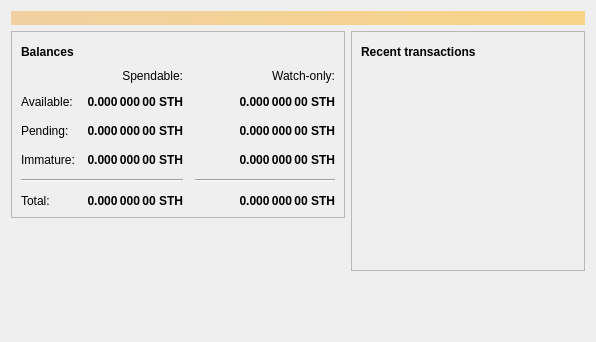
<?xml version="1.0" encoding="UTF-8"?>
<ui version="4.0">
 <class>OverviewPage</class>
 <widget class="QWidget" name="OverviewPage">
  <property name="geometry">
   <rect>
    <x>0</x>
    <y>0</y>
    <width>596</width>
    <height>342</height>
   </rect>
  </property>
  <property name="windowTitle">
   <string>Form</string>
  </property>
  <layout class="QVBoxLayout" name="topLayout">
   <item>
    <widget class="QLabel" name="labelAlerts">
     <property name="visible">
      <bool>false</bool>
     </property>
     <property name="styleSheet">
      <string notr="true">QLabel { background-color: qlineargradient(x1: 0, y1: 0, x2: 1, y2: 0, stop:0 #F0D0A0, stop:1 #F8D488); color:#000000; }</string>
     </property>
     <property name="wordWrap">
      <bool>true</bool>
     </property>
     <property name="margin">
      <number>3</number>
     </property>
     <property name="textInteractionFlags">
      <set>Qt::TextSelectableByMouse</set>
     </property>
    </widget>
   </item>
   <item>
    <layout class="QHBoxLayout" name="horizontalLayout" stretch="1,1">
     <item>
      <layout class="QVBoxLayout" name="verticalLayout_2">
       <item>
        <widget class="QFrame" name="frame">
         <property name="frameShape">
          <enum>QFrame::StyledPanel</enum>
         </property>
         <property name="frameShadow">
          <enum>QFrame::Raised</enum>
         </property>
         <layout class="QVBoxLayout" name="verticalLayout_4">
          <item>
           <layout class="QHBoxLayout" name="horizontalLayout_4">
            <item>
             <widget class="QLabel" name="label_5">
              <property name="font">
               <font>
                <weight>75</weight>
                <bold>true</bold>
               </font>
              </property>
              <property name="text">
               <string>Balances</string>
              </property>
             </widget>
            </item>
            <item>
             <widget class="QPushButton" name="labelWalletStatus">
              <property name="enabled">
               <bool>true</bool>
              </property>
              <property name="maximumSize">
               <size>
                <width>30</width>
                <height>16777215</height>
               </size>
              </property>
              <property name="toolTip">
               <string>The displayed information may be out of date. Your wallet automatically synchronizes with the Shieldcoin network after a connection is established, but this process has not completed yet.</string>
              </property>
              <property name="text">
               <string/>
              </property>
              <property name="icon">
               <iconset resource="../bitcoin.qrc">
                <normaloff>:/icons/warning</normaloff>
                <disabledoff>:/icons/warning</disabledoff>:/icons/warning</iconset>
              </property>
              <property name="iconSize">
               <size>
                <width>24</width>
                <height>24</height>
               </size>
              </property>
              <property name="flat">
               <bool>true</bool>
              </property>
             </widget>
            </item>
            <item>
             <spacer name="horizontalSpacer_3">
              <property name="orientation">
               <enum>Qt::Horizontal</enum>
              </property>
              <property name="sizeHint" stdset="0">
               <size>
                <width>40</width>
                <height>20</height>
               </size>
              </property>
             </spacer>
            </item>
           </layout>
          </item>
          <item>
           <layout class="QGridLayout" name="gridLayout">
            <property name="spacing">
             <number>12</number>
            </property>
            <item row="2" column="2">
             <widget class="QLabel" name="labelWatchPending">
              <property name="font">
               <font>
                <weight>75</weight>
                <bold>true</bold>
               </font>
              </property>
              <property name="cursor">
               <cursorShape>IBeamCursor</cursorShape>
              </property>
              <property name="toolTip">
               <string>Unconfirmed transactions to watch-only addresses</string>
              </property>
              <property name="text">
               <string notr="true">0.000 000 00 STH</string>
              </property>
              <property name="alignment">
               <set>Qt::AlignRight|Qt::AlignTrailing|Qt::AlignVCenter</set>
              </property>
              <property name="textInteractionFlags">
               <set>Qt::LinksAccessibleByMouse|Qt::TextSelectableByKeyboard|Qt::TextSelectableByMouse</set>
              </property>
             </widget>
            </item>
            <item row="2" column="1">
             <widget class="QLabel" name="labelUnconfirmed">
              <property name="font">
               <font>
                <weight>75</weight>
                <bold>true</bold>
               </font>
              </property>
              <property name="cursor">
               <cursorShape>IBeamCursor</cursorShape>
              </property>
              <property name="toolTip">
               <string>Total of transactions that have yet to be confirmed, and do not yet count toward the spendable balance</string>
              </property>
              <property name="text">
               <string notr="true">0.000 000 00 STH</string>
              </property>
              <property name="alignment">
               <set>Qt::AlignRight|Qt::AlignTrailing|Qt::AlignVCenter</set>
              </property>
              <property name="textInteractionFlags">
               <set>Qt::LinksAccessibleByMouse|Qt::TextSelectableByKeyboard|Qt::TextSelectableByMouse</set>
              </property>
             </widget>
            </item>
            <item row="3" column="2">
             <widget class="QLabel" name="labelWatchImmature">
              <property name="font">
               <font>
                <weight>75</weight>
                <bold>true</bold>
               </font>
              </property>
              <property name="cursor">
               <cursorShape>IBeamCursor</cursorShape>
              </property>
              <property name="toolTip">
               <string>Mined balance in watch-only addresses that has not yet matured</string>
              </property>
              <property name="text">
               <string notr="true">0.000 000 00 STH</string>
              </property>
              <property name="alignment">
               <set>Qt::AlignRight|Qt::AlignTrailing|Qt::AlignVCenter</set>
              </property>
              <property name="textInteractionFlags">
               <set>Qt::LinksAccessibleByMouse|Qt::TextSelectableByKeyboard|Qt::TextSelectableByMouse</set>
              </property>
             </widget>
            </item>
            <item row="4" column="0" colspan="2">
             <widget class="Line" name="line">
              <property name="orientation">
               <enum>Qt::Horizontal</enum>
              </property>
             </widget>
            </item>
            <item row="4" column="2">
             <widget class="Line" name="lineWatchBalance">
              <property name="sizePolicy">
               <sizepolicy hsizetype="Preferred" vsizetype="Fixed">
                <horstretch>0</horstretch>
                <verstretch>0</verstretch>
               </sizepolicy>
              </property>
              <property name="minimumSize">
               <size>
                <width>140</width>
                <height>0</height>
               </size>
              </property>
              <property name="orientation">
               <enum>Qt::Horizontal</enum>
              </property>
             </widget>
            </item>
            <item row="5" column="0">
             <widget class="QLabel" name="labelTotalText">
              <property name="text">
               <string>Total:</string>
              </property>
             </widget>
            </item>
            <item row="3" column="1">
             <widget class="QLabel" name="labelImmature">
              <property name="font">
               <font>
                <weight>75</weight>
                <bold>true</bold>
               </font>
              </property>
              <property name="cursor">
               <cursorShape>IBeamCursor</cursorShape>
              </property>
              <property name="toolTip">
               <string>Mined balance that has not yet matured</string>
              </property>
              <property name="text">
               <string notr="true">0.000 000 00 STH</string>
              </property>
              <property name="alignment">
               <set>Qt::AlignRight|Qt::AlignTrailing|Qt::AlignVCenter</set>
              </property>
              <property name="textInteractionFlags">
               <set>Qt::LinksAccessibleByMouse|Qt::TextSelectableByKeyboard|Qt::TextSelectableByMouse</set>
              </property>
             </widget>
            </item>
            <item row="2" column="3">
             <spacer name="horizontalSpacer_2">
              <property name="orientation">
               <enum>Qt::Horizontal</enum>
              </property>
              <property name="sizeHint" stdset="0">
               <size>
                <width>40</width>
                <height>20</height>
               </size>
              </property>
             </spacer>
            </item>
            <item row="3" column="0">
             <widget class="QLabel" name="labelImmatureText">
              <property name="text">
               <string>Immature:</string>
              </property>
             </widget>
            </item>
            <item row="5" column="1">
             <widget class="QLabel" name="labelTotal">
              <property name="font">
               <font>
                <weight>75</weight>
                <bold>true</bold>
               </font>
              </property>
              <property name="cursor">
               <cursorShape>IBeamCursor</cursorShape>
              </property>
              <property name="toolTip">
               <string>Your current total balance</string>
              </property>
              <property name="text">
               <string notr="true">0.000 000 00 STH</string>
              </property>
              <property name="alignment">
               <set>Qt::AlignRight|Qt::AlignTrailing|Qt::AlignVCenter</set>
              </property>
              <property name="textInteractionFlags">
               <set>Qt::LinksAccessibleByMouse|Qt::TextSelectableByKeyboard|Qt::TextSelectableByMouse</set>
              </property>
             </widget>
            </item>
            <item row="5" column="2">
             <widget class="QLabel" name="labelWatchTotal">
              <property name="font">
               <font>
                <weight>75</weight>
                <bold>true</bold>
               </font>
              </property>
              <property name="cursor">
               <cursorShape>IBeamCursor</cursorShape>
              </property>
              <property name="toolTip">
               <string>Current total balance in watch-only addresses</string>
              </property>
              <property name="text">
               <string notr="true">0.000 000 00 STH</string>
              </property>
              <property name="alignment">
               <set>Qt::AlignRight|Qt::AlignTrailing|Qt::AlignVCenter</set>
              </property>
              <property name="textInteractionFlags">
               <set>Qt::LinksAccessibleByMouse|Qt::TextSelectableByKeyboard|Qt::TextSelectableByMouse</set>
              </property>
             </widget>
            </item>
            <item row="0" column="2">
             <widget class="QLabel" name="labelWatchonly">
              <property name="text">
               <string>Watch-only:</string>
              </property>
              <property name="alignment">
               <set>Qt::AlignRight|Qt::AlignTrailing|Qt::AlignVCenter</set>
              </property>
             </widget>
            </item>
            <item row="1" column="0">
             <widget class="QLabel" name="labelBalanceText">
              <property name="text">
               <string>Available:</string>
              </property>
             </widget>
            </item>
            <item row="1" column="1">
             <widget class="QLabel" name="labelBalance">
              <property name="font">
               <font>
                <weight>75</weight>
                <bold>true</bold>
               </font>
              </property>
              <property name="cursor">
               <cursorShape>IBeamCursor</cursorShape>
              </property>
              <property name="toolTip">
               <string>Your current spendable balance</string>
              </property>
              <property name="text">
               <string notr="true">0.000 000 00 STH</string>
              </property>
              <property name="alignment">
               <set>Qt::AlignRight|Qt::AlignTrailing|Qt::AlignVCenter</set>
              </property>
              <property name="textInteractionFlags">
               <set>Qt::LinksAccessibleByMouse|Qt::TextSelectableByKeyboard|Qt::TextSelectableByMouse</set>
              </property>
             </widget>
            </item>
            <item row="1" column="2">
             <widget class="QLabel" name="labelWatchAvailable">
              <property name="font">
               <font>
                <weight>75</weight>
                <bold>true</bold>
               </font>
              </property>
              <property name="cursor">
               <cursorShape>IBeamCursor</cursorShape>
              </property>
              <property name="toolTip">
               <string>Your current balance in watch-only addresses</string>
              </property>
              <property name="text">
               <string notr="true">0.000 000 00 STH</string>
              </property>
              <property name="alignment">
               <set>Qt::AlignRight|Qt::AlignTrailing|Qt::AlignVCenter</set>
              </property>
              <property name="textInteractionFlags">
               <set>Qt::LinksAccessibleByMouse|Qt::TextSelectableByKeyboard|Qt::TextSelectableByMouse</set>
              </property>
             </widget>
            </item>
            <item row="2" column="0">
             <widget class="QLabel" name="labelPendingText">
              <property name="text">
               <string>Pending:</string>
              </property>
             </widget>
            </item>
            <item row="0" column="1">
             <widget class="QLabel" name="labelSpendable">
              <property name="text">
               <string>Spendable:</string>
              </property>
              <property name="alignment">
               <set>Qt::AlignRight|Qt::AlignTrailing|Qt::AlignVCenter</set>
              </property>
             </widget>
            </item>
           </layout>
          </item>
         </layout>
        </widget>
       </item>
       <item>
        <spacer name="verticalSpacer">
         <property name="orientation">
          <enum>Qt::Vertical</enum>
         </property>
         <property name="sizeHint" stdset="0">
          <size>
           <width>20</width>
           <height>40</height>
          </size>
         </property>
        </spacer>
       </item>
      </layout>
     </item>
     <item>
      <layout class="QVBoxLayout" name="verticalLayout_3">
       <item>
        <widget class="QFrame" name="frame_2">
         <property name="frameShape">
          <enum>QFrame::StyledPanel</enum>
         </property>
         <property name="frameShadow">
          <enum>QFrame::Raised</enum>
         </property>
         <layout class="QVBoxLayout" name="verticalLayout">
          <item>
           <layout class="QHBoxLayout" name="horizontalLayout_2">
            <item>
             <widget class="QLabel" name="label_4">
              <property name="font">
               <font>
                <weight>75</weight>
                <bold>true</bold>
               </font>
              </property>
              <property name="text">
               <string>Recent transactions</string>
              </property>
             </widget>
            </item>
            <item>
             <widget class="QPushButton" name="labelTransactionsStatus">
              <property name="enabled">
               <bool>true</bool>
              </property>
              <property name="maximumSize">
               <size>
                <width>30</width>
                <height>16777215</height>
               </size>
              </property>
              <property name="toolTip">
               <string>The displayed information may be out of date. Your wallet automatically synchronizes with the Shieldcoin network after a connection is established, but this process has not completed yet.</string>
              </property>
              <property name="text">
               <string/>
              </property>
              <property name="icon">
               <iconset resource="../bitcoin.qrc">
                <normaloff>:/icons/warning</normaloff>
                <disabledoff>:/icons/warning</disabledoff>:/icons/warning</iconset>
              </property>
              <property name="iconSize">
               <size>
                <width>24</width>
                <height>24</height>
               </size>
              </property>
              <property name="flat">
               <bool>true</bool>
              </property>
             </widget>
            </item>
            <item>
             <spacer name="horizontalSpacer">
              <property name="orientation">
               <enum>Qt::Horizontal</enum>
              </property>
              <property name="sizeHint" stdset="0">
               <size>
                <width>40</width>
                <height>20</height>
               </size>
              </property>
             </spacer>
            </item>
           </layout>
          </item>
          <item>
           <widget class="QListView" name="listTransactions">
            <property name="styleSheet">
             <string notr="true">QListView { background: transparent; }</string>
            </property>
            <property name="frameShape">
             <enum>QFrame::NoFrame</enum>
            </property>
            <property name="verticalScrollBarPolicy">
             <enum>Qt::ScrollBarAlwaysOff</enum>
            </property>
            <property name="horizontalScrollBarPolicy">
             <enum>Qt::ScrollBarAlwaysOff</enum>
            </property>
            <property name="selectionMode">
             <enum>QAbstractItemView::NoSelection</enum>
            </property>
           </widget>
          </item>
         </layout>
        </widget>
       </item>
       <item>
        <spacer name="verticalSpacer_2">
         <property name="orientation">
          <enum>Qt::Vertical</enum>
         </property>
         <property name="sizeHint" stdset="0">
          <size>
           <width>20</width>
           <height>40</height>
          </size>
         </property>
        </spacer>
       </item>
      </layout>
     </item>
    </layout>
   </item>
  </layout>
 </widget>
 <resources/>
 <connections/>
</ui>
